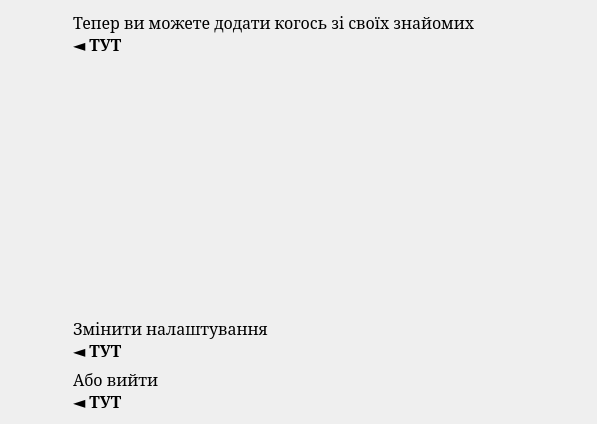
<?xml version="1.0" encoding="UTF-8"?>
<ui version="4.0">
 <class>Messenger</class>
 <widget class="QMainWindow" name="Messenger">
  <property name="geometry">
   <rect>
    <x>0</x>
    <y>0</y>
    <width>597</width>
    <height>424</height>
   </rect>
  </property>
  <property name="windowTitle">
   <string>Messenger</string>
  </property>
  <property name="documentMode">
   <bool>false</bool>
  </property>
  <widget class="QWidget" name="centralWidget">
   <layout class="QHBoxLayout" name="horizontalLayout">
    <property name="spacing">
     <number>0</number>
    </property>
    <property name="leftMargin">
     <number>0</number>
    </property>
    <property name="topMargin">
     <number>0</number>
    </property>
    <property name="rightMargin">
     <number>0</number>
    </property>
    <property name="bottomMargin">
     <number>0</number>
    </property>
    <item>
     <widget class="QWidget" name="personList" native="true">
      <layout class="QVBoxLayout" name="verticalLayout">
       <item>
        <widget class="QPushButton" name="addPerson">
         <property name="text">
          <string/>
         </property>
         <property name="icon">
          <iconset resource="res.qrc">
           <normaloff>:/ico/add</normaloff>:/ico/add</iconset>
         </property>
         <property name="iconSize">
          <size>
           <width>32</width>
           <height>32</height>
          </size>
         </property>
         <property name="shortcut">
          <string>Ctrl+A</string>
         </property>
         <property name="flat">
          <bool>true</bool>
         </property>
        </widget>
       </item>
       <item>
        <spacer name="verticalSpacer">
         <property name="orientation">
          <enum>Qt::Vertical</enum>
         </property>
         <property name="sizeHint" stdset="0">
          <size>
           <width>20</width>
           <height>231</height>
          </size>
         </property>
        </spacer>
       </item>
       <item>
        <widget class="QPushButton" name="settingsBtn">
         <property name="text">
          <string/>
         </property>
         <property name="icon">
          <iconset resource="res.qrc">
           <normaloff>:/ico/settings</normaloff>:/ico/settings</iconset>
         </property>
         <property name="iconSize">
          <size>
           <width>32</width>
           <height>32</height>
          </size>
         </property>
         <property name="shortcut">
          <string>Ctrl+S</string>
         </property>
         <property name="checkable">
          <bool>true</bool>
         </property>
         <property name="flat">
          <bool>true</bool>
         </property>
        </widget>
       </item>
       <item>
        <widget class="QPushButton" name="quitButton">
         <property name="autoFillBackground">
          <bool>false</bool>
         </property>
         <property name="text">
          <string/>
         </property>
         <property name="icon">
          <iconset resource="res.qrc">
           <normaloff>:/ico/quit</normaloff>:/ico/quit</iconset>
         </property>
         <property name="iconSize">
          <size>
           <width>32</width>
           <height>32</height>
          </size>
         </property>
         <property name="shortcut">
          <string>Ctrl+Q</string>
         </property>
         <property name="checkable">
          <bool>false</bool>
         </property>
         <property name="checked">
          <bool>false</bool>
         </property>
         <property name="flat">
          <bool>true</bool>
         </property>
        </widget>
       </item>
      </layout>
      <zorder>settingsBtn</zorder>
      <zorder>quitButton</zorder>
      <zorder>addPerson</zorder>
     </widget>
    </item>
    <item>
     <widget class="QStackedWidget" name="displayStack">
      <property name="frameShape">
       <enum>QFrame::NoFrame</enum>
      </property>
      <property name="lineWidth">
       <number>0</number>
      </property>
      <property name="currentIndex">
       <number>0</number>
      </property>
      <widget class="QWidget" name="startPage">
       <layout class="QVBoxLayout" name="verticalLayout_2">
        <item>
         <widget class="QLabel" name="label">
          <property name="text">
           <string>&lt;html&gt;&lt;head/&gt;&lt;body&gt;&lt;p&gt;&lt;span style=&quot;font-family:serif; font-size:12pt;&quot;&gt;Тепер ви можете додати когось зі своїх знайомих&lt;br&gt;&lt;span style=&quot; font-weight:600;&quot;&gt;◄ ТУТ&lt;/span&gt;&lt;/span&gt;&lt;/p&gt;&lt;/body&gt;&lt;/html&gt;</string>
          </property>
         </widget>
        </item>
        <item>
         <spacer name="verticalSpacer_2">
          <property name="orientation">
           <enum>Qt::Vertical</enum>
          </property>
          <property name="sizeHint" stdset="0">
           <size>
            <width>20</width>
            <height>40</height>
           </size>
          </property>
         </spacer>
        </item>
        <item>
         <widget class="QLabel" name="label_2">
          <property name="text">
           <string>&lt;html&gt;&lt;head/&gt;&lt;body&gt;&lt;p&gt;&lt;span style=&quot;font-family:serif; font-size:12pt;&quot;&gt;Змінити налаштування&lt;br&gt;&lt;span style=&quot; font-weight:600;&quot;&gt;◄ ТУТ&lt;/span&gt;&lt;/span&gt;&lt;/p&gt;&lt;/body&gt;&lt;/html&gt;</string>
          </property>
         </widget>
        </item>
        <item>
         <widget class="QLabel" name="label_3">
          <property name="text">
           <string>&lt;html&gt;&lt;head/&gt;&lt;body&gt;&lt;p&gt;&lt;span style=&quot;font-family:serif; font-size:12pt;&quot;&gt;Або вийти&lt;br&gt;&lt;span style=&quot; font-weight:600;&quot;&gt;◄ ТУТ&lt;/span&gt;&lt;/span&gt;&lt;/p&gt;&lt;/body&gt;&lt;/html&gt;</string>
          </property>
         </widget>
        </item>
       </layout>
      </widget>
      <widget class="Settings" name="settingsPage"/>
     </widget>
    </item>
   </layout>
  </widget>
 </widget>
 <layoutdefault spacing="6" margin="11"/>
 <customwidgets>
  <customwidget>
   <class>Settings</class>
   <extends>QWidget</extends>
   <header location="global">settings.h</header>
   <container>1</container>
  </customwidget>
 </customwidgets>
 <resources>
  <include location="res.qrc"/>
 </resources>
 <connections>
  <connection>
   <sender>quitButton</sender>
   <signal>clicked()</signal>
   <receiver>Messenger</receiver>
   <slot>close()</slot>
   <hints>
    <hint type="sourcelabel">
     <x>31</x>
     <y>269</y>
    </hint>
    <hint type="destinationlabel">
     <x>199</x>
     <y>149</y>
    </hint>
   </hints>
  </connection>
 </connections>
 <slots>
  <slot>person_add()</slot>
  <slot>displayStart()</slot>
 </slots>
</ui>
